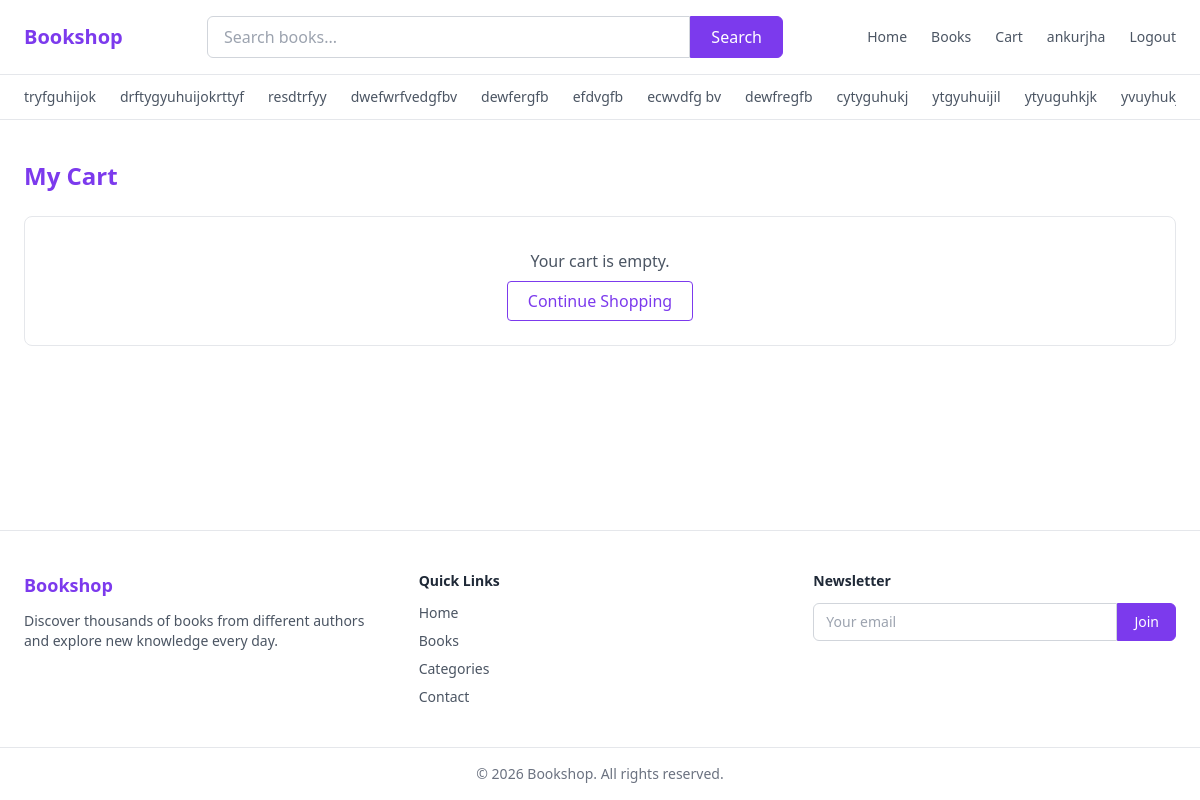
/cart/ (signed in), run on an earlier commit of the app's database.
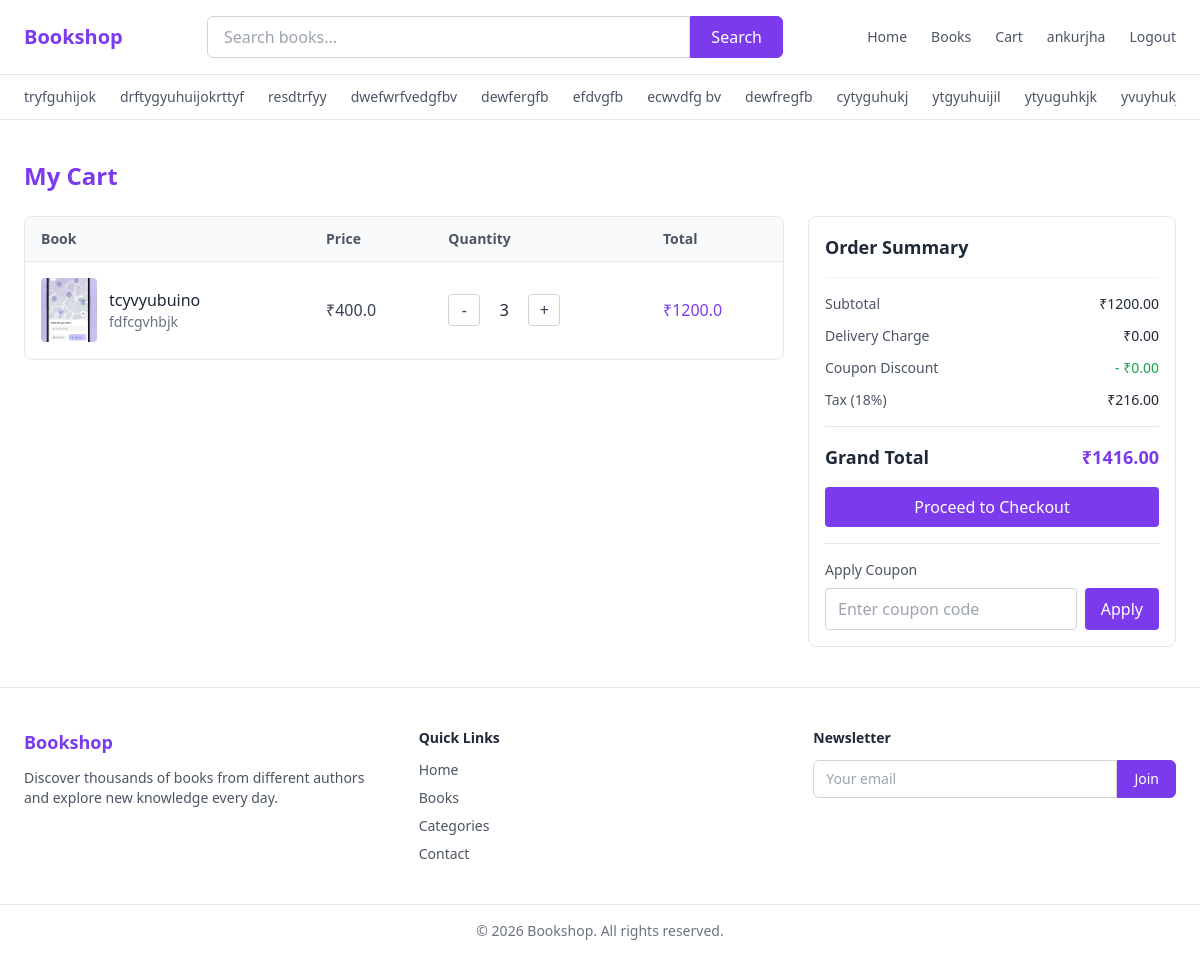
And on a later commit of the database.
### ecom/models.py (models this page shows, shortened)
class Genere(models.Model):
    title = models.CharField(max_length=200)
    slug = models.SlugField(max_length=200, unique=True)
    description = models.TextField(null=True, blank=True)

class OrderItem(models.Model):
    order = models.ForeignKey(Order, on_delete=models.CASCADE, related_name='items')
    book = models.ForeignKey(Book, on_delete=models.CASCADE)
    quantity = models.IntegerField(default=1)

class Book(models.Model):
    title = models.CharField(max_length=200)
    slug = models.SlugField(max_length=200, unique=True)
    price = models.FloatField()
    discount_price = models.FloatField(null=True, blank=True)
    description = models.TextField()
    nu_of_pages = models.IntegerField(default=0)
    author = models.ForeignKey(Author, on_delete=models.CASCADE, related_name='authors')
    genere = models.ForeignKey(Genere, on_delete=models.CASCADE, related_name='category')
    cover_image = models.ImageField(upload_to='books/cover')
    edition = models.CharField(default='latest edition')
    isbn = models.CharField(max_length=200)

class Author(models.Model):
    name = models.CharField(max_length=200)
    slug = models.SlugField(max_length=200, unique=True)
    email = models.EmailField(null=True, blank=True)
    contact = models.CharField(max_length=20, null=True, blank=True)

### ecom/checkoutView.py (the view, shortened to what this page needs)
# urls.py: path('cart/', cart, name='cart'),
@login_required
def cart(req):
    order = Order.objects.filter(user=req.user, status='pending').first()
    if order is None:
        data = {
            'title': 'Cart',
            'order': None,
            'items': [],
            'generes': Genere.objects.all(),
        }
        return render(req, 'cart.html', data)
    items = OrderItem.objects.filter(order=order).select_related('book')
    _update_order_total(order)
    for item in items:
        if item.book.discount_price is not None:
            item_price = item.book.discount_price
        else:
            item_price = item.book.price
        item.item_total = item_price * item.quantity
    subtotal = order.get_subtotal()
    delivery_charge = order.get_delivery_charge()
    coupon_discount = order.get_coupon_discount()
    tax_amount = order.get_tax_amount()
    grand_total = order.get_final_total()
    data = {
        'title': 'Cart',
        'order': order,
        'items': items,
        'subtotal': subtotal,
        'delivery_charge': delivery_charge,
        'coupon_discount': coupon_discount,
        'tax_amount': tax_amount,
        'grand_total': grand_total,
        'generes': Genere.objects.all(),
    }
    return render(req, 'cart.html', data)

### ecom/checkoutView.py (called while the page is built)
def _update_order_total(order):
    order.total_price = order.get_subtotal()
    order.save()

### ecom/models.py (called while the page is built)
    def get_subtotal(self):
        subtotal = 0
        items = self.items.select_related('book').all()
        for item in items:
            unit_price = item.book.discount_price if item.book.discount_price is not None else item.book.price
            subtotal += unit_price * item.quantity
        return subtotal

    def get_delivery_charge(self):
        subtotal = self.get_subtotal()
        if subtotal > 0 and subtotal < 500:
            return 49
        return 0

    def get_coupon_discount(self):
        subtotal = self.get_subtotal()
        if self.coupon and self.coupon.active:
            return min(self.coupon.discount_amount, subtotal)
        return 0

    def get_tax_amount(self):
        subtotal = self.get_subtotal()
        coupon_discount = self.get_coupon_discount()
        delivery_charge = self.get_delivery_charge()
        taxable_amount = max(subtotal - coupon_discount, 0) + delivery_charge
        return taxable_amount * 0.18

### ecom/templates/cart.html (shortened to what the changed rows need)
{% extends 'base.html' %}
{% block content %}
<div class="w-full max-w-7xl mx-auto">
	<h1 class="text-2xl font-semibold text-violet-600 mb-6">My Cart</h1>
	{% if items %}
		<div class="grid grid-cols-1 lg:grid-cols-3 gap-6 items-start">
			<div class="lg:col-span-2 border border-gray-200 rounded-lg overflow-x-auto bg-white">
				<table class="w-full min-w-full">
					<thead class="bg-gray-50 border-b border-gray-200">
						<tr>
							<th class="text-left px-4 py-3 text-sm text-gray-600">Book</th>
							<th class="text-left px-4 py-3 text-sm text-gray-600">Price</th>
							<th class="text-left px-4 py-3 text-sm text-gray-600">Quantity</th>
							<th class="text-left px-4 py-3 text-sm text-gray-600">Total</th>
						</tr>
					</thead>
					<tbody>
						{% for item in items %}
							<tr class="border-b border-gray-100">
								<td class="px-4 py-4">
									<div class="flex items-center gap-3">
										<img src="{{ item.book.cover_image.url }}" class="w-14 h-16 object-cover rounded" />
										<div>
											<p class="font-medium text-gray-800">{{ item.book.title }}</p>
											<p class="text-sm text-gray-500">{{ item.book.author.name }}</p>
										</div>
									</div>
								</td>
								<td class="px-4 py-4 text-gray-700">
									{% if item.book.discount_price %}
										₹{{ item.book.discount_price }}
									{% else %}
										₹{{ item.book.price }}
									{% endif %}
								</td>
								<td class="px-4 py-4">
									<div class="flex items-center gap-2">
										<a href="{% url 'remove_from_cart' item.id %}" class="w-8 h-8 border border-gray-300 rounded flex items-center justify-center text-gray-700 hover:bg-gray-100">-</a>
										<span class="min-w-8 text-center">{{ item.quantity }}</span>
										<a href="{% url 'add_to_cart' item.book.slug %}" class="w-8 h-8 border border-gray-300 rounded flex items-center justify-center text-gray-700 hover:bg-gray-100">+</a>
									</div>
								</td>
								<td class="px-4 py-4 font-medium text-violet-600">
									₹{{ item.item_total }}
								</td>
							</tr>
						{% endfor %}
					</tbody>
				</table>
			</div>
			<div class="w-full lg:sticky lg:top-6 border border-gray-200 rounded-lg p-4 bg-white h-fit">
				<h2 class="text-lg font-semibold text-gray-800 mb-4">Order Summary</h2>
				<div class="space-y-3 text-sm border-t border-gray-100 pt-4">
					<div class="flex items-center justify-between">
						<span class="text-gray-600">Subtotal</span>
						<span class="font-medium">₹{{ subtotal|floatformat:2 }}</span>
					</div>
					<div class="flex items-center justify-between">
						<span class="text-gray-600">Delivery Charge</span>
						<span class="font-medium">₹{{ delivery_charge|floatformat:2 }}</span>
					</div>
					<div class="flex items-center justify-between">
						<span class="text-gray-600">Coupon Discount</span>
						<span class="font-medium text-green-600">- ₹{{ coupon_discount|floatformat:2 }}</span>
					</div>
					<div class="flex items-center justify-between">
						<span class="text-gray-600">Tax (18%)</span>
						<span class="font-medium">₹{{ tax_amount|floatformat:2 }}</span>
					</div>
				</div>
				<div class="mt-4 pt-4 border-t border-gray-200 flex items-center justify-between text-lg font-semibold">
					<span>Grand Total</span>
					<span class="text-violet-600">₹{{ grand_total|floatformat:2 }}</span>
				</div>
				<a href="{% url 'checkout' %}" class="mt-4 block w-full text-center px-4 py-2 bg-violet-600 text-white rounded hover:bg-violet-700">Proceed to Checkout</a>
				<div class="mt-4 pt-4 border-t border-gray-200">
					<label class="block text-sm text-gray-600 mb-2">Apply Coupon</label>
					{% if order.coupon %}
					<div class="mb-2 text-xs text-green-600 font-medium">
						Applied: {{ order.coupon.code }}
					</div>
					<form method="POST">
						{% csrf_token %}
						<input type="hidden" name="action" value="remove_coupon">
						<button type="submit" class="w-full border border-red-500 text-red-500 py-2 rounded hover:bg-red-50">Remove Coupon</button>
					</form>
					{% else %}
					<form method="POST">
						<div class="flex gap-2">
							<input type="text" name="coupon_code" placeholder="Enter coupon code" class="w-full border border-gray-300 px-3 py-2 rounded focus:outline-none focus:border-violet-500">
							<button type="submit" class="px-4 py-2 bg-violet-600 text-white rounded hover:bg-violet-700">Apply</button>
						</div>
					</form>
					{% endif %}
				</div>
			</div>
		</div>
	{% else %}
		<div class="border border-gray-200 rounded-lg p-8 text-center bg-white">
			<p class="text-gray-600 mb-4">Your cart is empty.</p>
			<a href="{% url 'home' %}" class="px-5 py-2 border border-violet-600 text-violet-600 rounded hover:bg-violet-600 hover:text-white">Continue Shopping</a>
		</div>
	{% endif %}
</div>
{% endblock %}

### ecom/templates/header.html (shortened to what this page needs)
<header class="border-b border-gray-200 bg-white">
  <div class="max-w-7xl mx-auto px-6 py-4 flex items-center justify-between">
    <a href="{% url "home" %}"><div class="text-xl font-semibold text-violet-600">Bookshop</div></a>
    <form action="" class="w-1/2">
      <div class="flex">
        <input type="text" name="search" placeholder="Search books..." class="w-full px-4 py-2 border border-gray-300 rounded-l-md focus:outline-none focus:border-violet-500" />
        <button class="px-5 bg-violet-600 text-white border border-violet-600 rounded-r-md">Search</button>
      </div>
    </form>
    <nav class="flex items-center gap-6 text-sm">
      <a href="/" class="text-gray-600 hover:text-violet-600">Home</a>
      <a href="#" class="text-gray-600 hover:text-violet-600">Books</a>
      <a href="{% url 'cart' %}" class="text-gray-600 hover:text-violet-600">Cart</a>
      {% if request.user.is_authenticated %}
      <span class="text-gray-600">{{ request.user.username }}</span>
      <a href="{% url 'logout' %}" class="text-gray-600 hover:text-violet-600">Logout</a>
      {% else %}
      <a href="{% url 'login' %}" class="text-gray-600 hover:text-violet-600">Login</a>
      <a href="{% url 'signup' %}" class="text-gray-600 hover:text-violet-600">Sign Up</a>
      {% endif %}
    </nav>
  </div>
  <div class="border-t border-gray-200">
    <div class="max-w-7xl mx-auto px-6">
      <div class="flex gap-6 py-3 overflow-x-auto whitespace-nowrap text-sm">
        {% for genere in generes %}
          <a href="?category={{ genere.slug }}" class="text-gray-600 hover:text-violet-600">{{ genere.title }}</a>
        {% endfor %}
      </div>
    </div>
  </div>
</header>

What changed in the data, as far as the page shows it:
added OrderItem: book.cover_image (picture), book "tcyvyubuino", book.author.name "fdfcgvhbjk", book.discount_price "400.0", quantity "3", item_total "1200.0"
Also different on the page:
{{ subtotal|floatformat:2 }}: (not shown) → "1200.00"
{{ delivery_charge|floatformat:2 }}: (not shown) → "0.00"
{{ coupon_discount|floatformat:2 }}: (not shown) → "0.00"
{{ tax_amount|floatformat:2 }}: (not shown) → "216.00"
{{ grand_total|floatformat:2 }}: (not shown) → "1416.00"
text no longer shown: "Your cart is empty. Continue Shopping"
text now shown: "Book Price Quantity Total Order Summary Subtotal ₹ Delivery Charge ₹ Coupon Discount - ₹ Tax (18%) ₹ Grand Total ₹ Proceed to Checkout Apply Coupon Apply"
